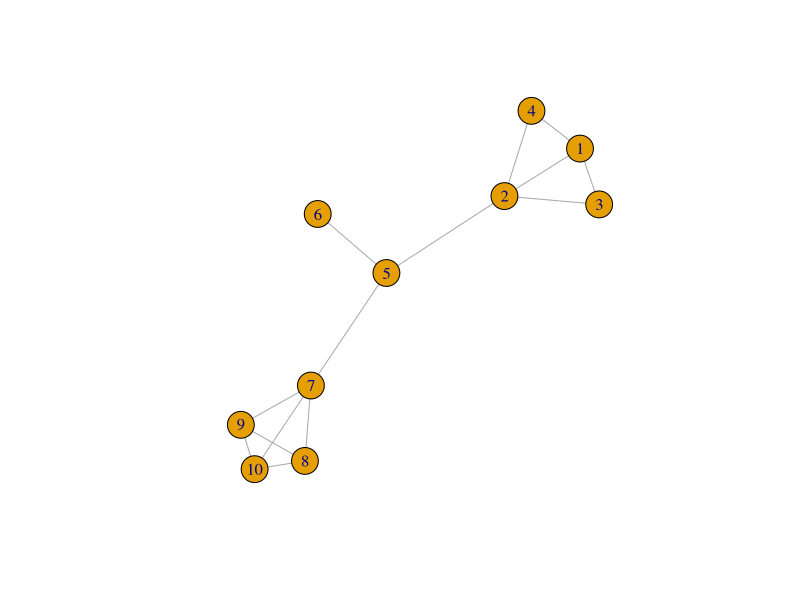
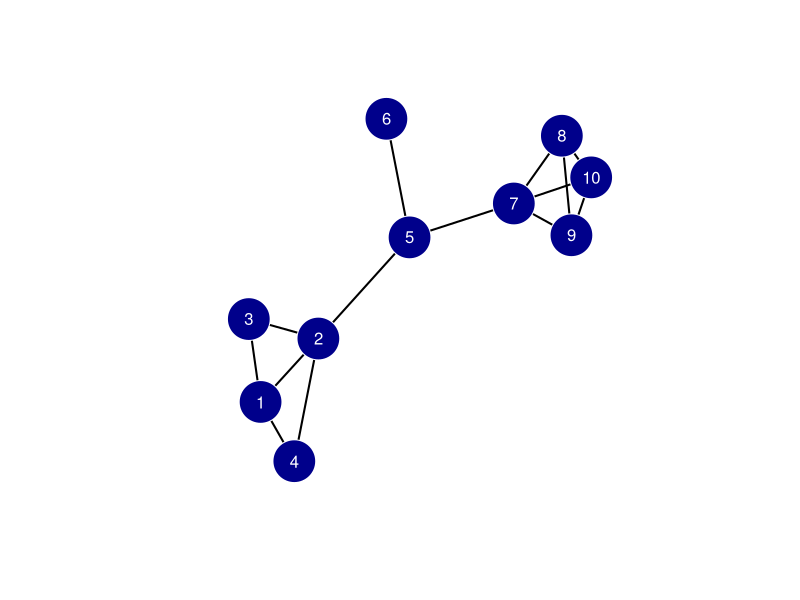

The R script that drew these images, in order:
# Library
library(igraph)

# Specify an undirected graph by hand, using a numeric
# vector of the pairs of vertices sharing an edge.
dyads = c(1, 2, 1, 3, 1, 4, 2, 3, 2, 4, 2, 5, 5, 6, 5, 7, 7, 8, 7, 9, 7, 10, 8, 9, 8, 10, 9, 10)

# Created undirected network from dyads
G <- graph(dyads, directed = FALSE)

# Vizualize network (the "plot" function is overwritten by igraph, so make sure you load igraph last, not first)
plot(G)

# Vizualize with new options
plot(G, layout = layout.fruchterman.reingold,
     vertex.size = 25,
     vertex.color = "darkblue",
     vertex.frame.color = "white",
     vertex.label.color = "white",
     vertex.label.family = "sans",
     edge.width=2,
     edge.color = "black")

# Create a data frame
data = data.frame(id = 1:10)

# Compute degree and betweenness
data$degree  = degree(G)
data$between = betweenness(G)

# Compute and scale closeness in a way that makes more sense (to me)
data$close   = 1 / closeness(G, normalized = TRUE)

# Print results
print(data)
